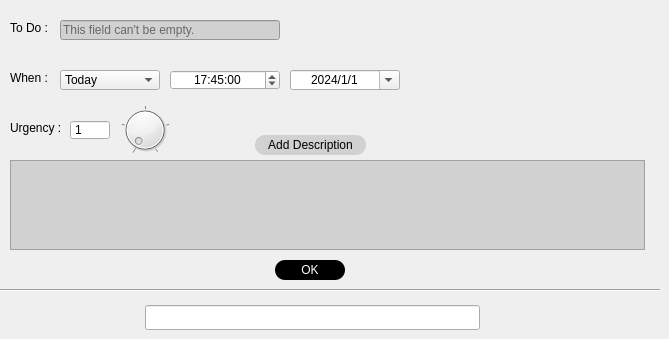
    <widget class="QWidget" name="AddR">
     <property name="enabled">
      <bool>true</bool>
     </property>
     <property name="font">
      <font>
       <bold>false</bold>
       <underline>false</underline>
      </font>
     </property>
     <property name="toolTip">
      <string/>
     </property>
     <attribute name="title">
      <string>AddR</string>
     </attribute>
     <widget class="QLineEdit" name="to_do">
      <property name="enabled">
       <bool>true</bool>
      </property>
      <property name="geometry">
       <rect>
        <x>60</x>
        <y>20</y>
        <width>220</width>
        <height>20</height>
       </rect>
      </property>
      <property name="font">
       <font>
        <family>Microsoft YaHei UI</family>
        <bold>false</bold>
        <underline>false</underline>
       </font>
      </property>
      <property name="acceptDrops">
       <bool>false</bool>
      </property>
      <property name="toolTip">
       <string>Enter the To_Do</string>
      </property>
      <property name="accessibleDescription">
       <string/>
      </property>
      <property name="styleSheet">
       <string notr="true">background-color: rgb(209, 209, 209);
color: rgb(0, 0, 0);</string>
      </property>
      <property name="text">
       <string/>
      </property>
      <property name="maxLength">
       <number>32761</number>
      </property>
      <property name="cursorPosition">
       <number>0</number>
      </property>
      <property name="placeholderText">
       <string>This field can't be empty.</string>
      </property>
      <property name="clearButtonEnabled">
       <bool>true</bool>
      </property>
     </widget>
     <widget class="QLineEdit" name="Result">
      <property name="geometry">
       <rect>
        <x>145</x>
        <y>305</y>
        <width>335</width>
        <height>25</height>
       </rect>
      </property>
      <property name="toolTip">
       <string>Result</string>
      </property>
      <property name="readOnly">
       <bool>true</bool>
      </property>
     </widget>
     <widget class="QTimeEdit" name="timeEdit">
      <property name="geometry">
       <rect>
        <x>170</x>
        <y>70</y>
        <width>110</width>
        <height>20</height>
       </rect>
      </property>
      <property name="cursor">
       <cursorShape>SizeVerCursor</cursorShape>
      </property>
      <property name="toolTip">
       <string>Pick the time</string>
      </property>
      <property name="autoFillBackground">
       <bool>true</bool>
      </property>
      <property name="alignment">
       <set>Qt::AlignCenter</set>
      </property>
      <property name="readOnly">
       <bool>false</bool>
      </property>
      <property name="buttonSymbols">
       <enum>QAbstractSpinBox::UpDownArrows</enum>
      </property>
      <property name="showGroupSeparator" stdset="0">
       <bool>false</bool>
      </property>
      <property name="calendarPopup">
       <bool>false</bool>
      </property>
      <property name="timeSpec">
       <enum>Qt::LocalTime</enum>
      </property>
      <property name="time">
       <time>
        <hour>17</hour>
        <minute>45</minute>
        <second>0</second>
       </time>
      </property>
     </widget>
     <widget class="QLabel" name="label_To_Do">
      <property name="geometry">
       <rect>
        <x>10</x>
        <y>20</y>
        <width>40</width>
        <height>15</height>
       </rect>
      </property>
      <property name="font">
       <font>
        <underline>false</underline>
        <fontweight>DemiBold</fontweight>
       </font>
      </property>
      <property name="cursor">
       <cursorShape>WhatsThisCursor</cursorShape>
      </property>
      <property name="contextMenuPolicy">
       <enum>Qt::DefaultContextMenu</enum>
      </property>
      <property name="acceptDrops">
       <bool>false</bool>
      </property>
      <property name="toolTip">
       <string>To Do</string>
      </property>
      <property name="text">
       <string>To Do :</string>
      </property>
     </widget>
     <widget class="QPushButton" name="pushButton_OK">
      <property name="geometry">
       <rect>
        <x>275</x>
        <y>260</y>
        <width>70</width>
        <height>20</height>
       </rect>
      </property>
      <property name="toolTip">
       <string>OK</string>
      </property>
      <property name="styleSheet">
       <string notr="true">background-color: rgb(0, 0, 0);
color: rgb(255, 255, 255);
border-radius: 10px;</string>
      </property>
      <property name="text">
       <string>OK</string>
      </property>
      <property name="shortcut">
       <string/>
      </property>
     </widget>
     <widget class="QLabel" name="label_When">
      <property name="geometry">
       <rect>
        <x>10</x>
        <y>70</y>
        <width>40</width>
        <height>16</height>
       </rect>
      </property>
      <property name="font">
       <font>
        <underline>false</underline>
        <fontweight>DemiBold</fontweight>
       </font>
      </property>
      <property name="cursor">
       <cursorShape>WhatsThisCursor</cursorShape>
      </property>
      <property name="toolTip">
       <string>When</string>
      </property>
      <property name="text">
       <string>When :</string>
      </property>
     </widget>
     <widget class="QDateEdit" name="dateEdit">
      <property name="enabled">
       <bool>true</bool>
      </property>
      <property name="geometry">
       <rect>
        <x>290</x>
        <y>70</y>
        <width>110</width>
        <height>20</height>
       </rect>
      </property>
      <property name="cursor">
       <cursorShape>ArrowCursor</cursorShape>
      </property>
      <property name="toolTip">
       <string>Pick the date</string>
      </property>
      <property name="accessibleName">
       <string/>
      </property>
      <property name="autoFillBackground">
       <bool>true</bool>
      </property>
      <property name="alignment">
       <set>Qt::AlignCenter</set>
      </property>
      <property name="buttonSymbols">
       <enum>QAbstractSpinBox::NoButtons</enum>
      </property>
      <property name="maximumDate">
       <date>
        <year>10000</year>
        <month>1</month>
        <day>1</day>
       </date>
      </property>
      <property name="displayFormat">
       <string extracomment="year-month-day">yyyy/M/d</string>
      </property>
      <property name="calendarPopup">
       <bool>true</bool>
      </property>
      <property name="timeSpec">
       <enum>Qt::LocalTime</enum>
      </property>
      <property name="date">
       <date>
        <year>2024</year>
        <month>1</month>
        <day>1</day>
       </date>
      </property>
     </widget>
     <widget class="Line" name="line">
      <property name="geometry">
       <rect>
        <x>0</x>
        <y>280</y>
        <width>660</width>
        <height>20</height>
       </rect>
      </property>
      <property name="orientation">
       <enum>Qt::Horizontal</enum>
      </property>
     </widget>
     <widget class="QComboBox" name="comboBox_day">
      <property name="geometry">
       <rect>
        <x>60</x>
        <y>70</y>
        <width>100</width>
        <height>20</height>
       </rect>
      </property>
      <property name="toolTip">
       <string>Pick the day</string>
      </property>
      <property name="editable">
       <bool>false</bool>
      </property>
      <property name="currentIndex">
       <number>0</number>
      </property>
      <property name="maxVisibleItems">
       <number>10</number>
      </property>
      <item>
       <property name="text">
        <string>Today</string>
       </property>
      </item>
      <item>
       <property name="text">
        <string>Tommorow</string>
       </property>
      </item>
      <item>
       <property name="text">
        <string>Pick a date</string>
       </property>
       <property name="icon">
        <iconset theme="accessories-calculator"/>
       </property>
      </item>
      <item>
       <property name="text">
        <string>Daily</string>
       </property>
      </item>
     </widget>
     <widget class="QLabel" name="label_Urgency">
      <property name="geometry">
       <rect>
        <x>10</x>
        <y>120</y>
        <width>55</width>
        <height>16</height>
       </rect>
      </property>
      <property name="font">
       <font>
        <pointsize>9</pointsize>
        <italic>false</italic>
        <underline>false</underline>
        <fontweight>DemiBold</fontweight>
       </font>
      </property>
      <property name="cursor">
       <cursorShape>WhatsThisCursor</cursorShape>
      </property>
      <property name="toolTip">
       <string>Urgency</string>
      </property>
      <property name="text">
       <string>Urgency :</string>
      </property>
     </widget>
     <widget class="QSpinBox" name="spinBox_urgency">
      <property name="geometry">
       <rect>
        <x>70</x>
        <y>120</y>
        <width>40</width>
        <height>20</height>
       </rect>
      </property>
      <property name="toolTip">
       <string>Select the urgency</string>
      </property>
      <property name="layoutDirection">
       <enum>Qt::LeftToRight</enum>
      </property>
      <property name="readOnly">
       <bool>true</bool>
      </property>
      <property name="buttonSymbols">
       <enum>QAbstractSpinBox::NoButtons</enum>
      </property>
      <property name="minimum">
       <number>1</number>
      </property>
      <property name="maximum">
       <number>5</number>
      </property>
     </widget>
     <widget class="QDial" name="dial_urgency">
      <property name="geometry">
       <rect>
        <x>120</x>
        <y>100</y>
        <width>50</width>
        <height>60</height>
       </rect>
      </property>
      <property name="mouseTracking">
       <bool>false</bool>
      </property>
      <property name="focusPolicy">
       <enum>Qt::WheelFocus</enum>
      </property>
      <property name="toolTip">
       <string>Set the urgency</string>
      </property>
      <property name="minimum">
       <number>1</number>
      </property>
      <property name="maximum">
       <number>5</number>
      </property>
      <property name="value">
       <number>1</number>
      </property>
      <property name="sliderPosition">
       <number>1</number>
      </property>
      <property name="orientation">
       <enum>Qt::Vertical</enum>
      </property>
      <property name="invertedAppearance">
       <bool>false</bool>
      </property>
      <property name="invertedControls">
       <bool>false</bool>
      </property>
      <property name="wrapping">
       <bool>false</bool>
      </property>
      <property name="notchesVisible">
       <bool>true</bool>
      </property>
     </widget>
     <widget class="QPushButton" name="pushButton_addDesc">
      <property name="enabled">
       <bool>false</bool>
      </property>
      <property name="geometry">
       <rect>
        <x>255</x>
        <y>135</y>
        <width>111</width>
        <height>20</height>
       </rect>
      </property>
      <property name="font">
       <font>
        <underline>false</underline>
        <fontweight>Medium</fontweight>
       </font>
      </property>
      <property name="tabletTracking">
       <bool>false</bool>
      </property>
      <property name="acceptDrops">
       <bool>true</bool>
      </property>
      <property name="toolTip">
       <string>Add Description</string>
      </property>
      <property name="autoFillBackground">
       <bool>false</bool>
      </property>
      <property name="styleSheet">
       <string notr="true">background-color: rgb(209, 209, 209);
color: rgb(0, 0, 0);
border-radius: 10px;</string>
      </property>
      <property name="text">
       <string>Add Description</string>
      </property>
      <property name="iconSize">
       <size>
        <width>20</width>
        <height>20</height>
       </size>
      </property>
      <property name="checkable">
       <bool>false</bool>
      </property>
      <property name="default">
       <bool>false</bool>
      </property>
      <property name="flat">
       <bool>false</bool>
      </property>
     </widget>
     <widget class="QTextEdit" name="to_do_Desc">
      <property name="geometry">
       <rect>
        <x>10</x>
        <y>160</y>
        <width>635</width>
        <height>90</height>
       </rect>
      </property>
      <property name="font">
       <font>
        <family>Microsoft YaHei UI</family>
        <pointsize>10</pointsize>
        <bold>false</bold>
        <underline>false</underline>
       </font>
      </property>
      <property name="toolTip">
       <string>Description</string>
      </property>
      <property name="styleSheet">
       <string notr="true">color: rgb(0, 0, 0);
background-color: rgb(209, 209, 209);
</string>
      </property>
      <property name="autoFormatting">
       <set>QTextEdit::AutoBulletList</set>
      </property>
     </widget>
    </widget>
